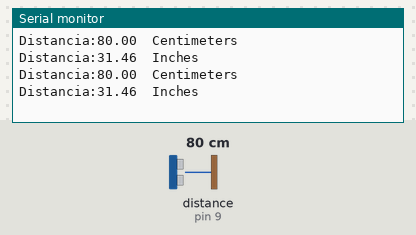
Simulated run of this sketch. Board: Arduino Uno, built with avr-gcc and run on an emulated ATmega328P. Shown: the last lines printed to the serial monitor. The inputs (shaded band) are chosen by the test bench; at power-on: distance to the obstacle (sensor on pin 9) 80 cm. The echo pulse lasts 58.3 µs per cm.

Above: at 2.8 s.
2.9 s: distance to the obstacle (sensor on pin 9) set to 2 cm
At 5.3 s:
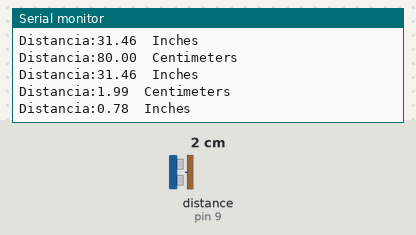
5.6 s: distance to the obstacle (sensor on pin 9) set to 4 cm
At 6.9 s:
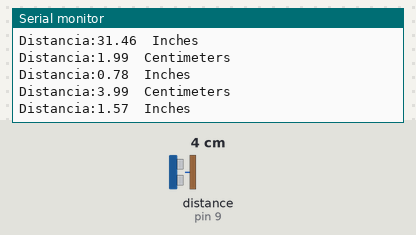
Timing chart, 0 to 8.6 s (numbered marks = the images above; inputs shaded):
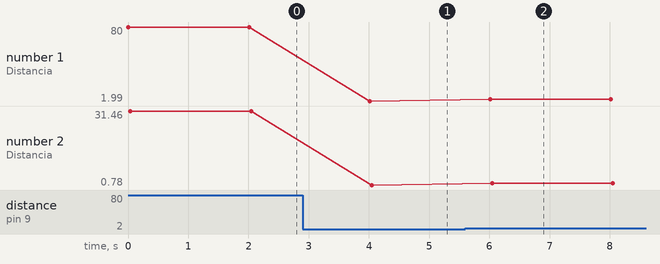

The sketch:

sketch_may18a.ino
```cpp
#include <Ultrasonic.h>
#define trigger 8
#define echo 9
Ultrasonic ultrasonic (trigger, echo);

void setup(){
  Serial.begin(9600);
}

void loop(){
  float cm, pl;
  long ms = ultrasonic.timing();

  cm = ultrasonic.convert(ms, Ultrasonic::CM);
  Serial.print("Distancia:");
  Serial.print(cm);
  Serial.println("  Centimeters");

  pl = ultrasonic.convert(ms, Ultrasonic::IN);
  Serial.print("Distancia:");
  Serial.print(pl);
  Serial.println("  Inches");

  delay(2000);
}
```

Measured:
- after the input at 2.9 s, the serial monitor: prints a new line after 1.1 s (image 1)
- after the input at 5.6 s, the serial monitor: prints a new line after 0.42 s (image 2)
- plotted number 1: 80 → 1.99 after the input at 2.9 s, 1.99 → 3.99 after the input at 5.6 s
- plotted number 2: 31.46 → 0.78 after the input at 2.9 s, 0.78 → 1.57 after the input at 5.6 s
